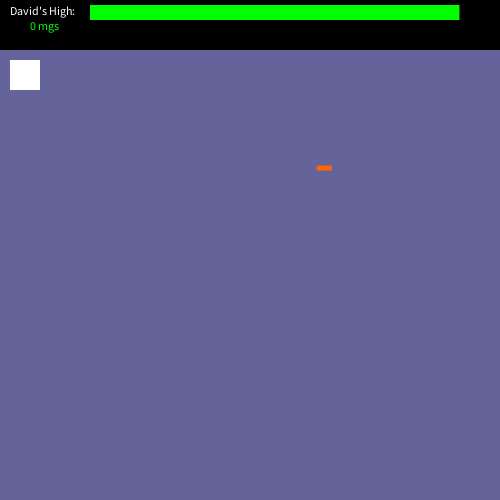
Frame 1 (no input)
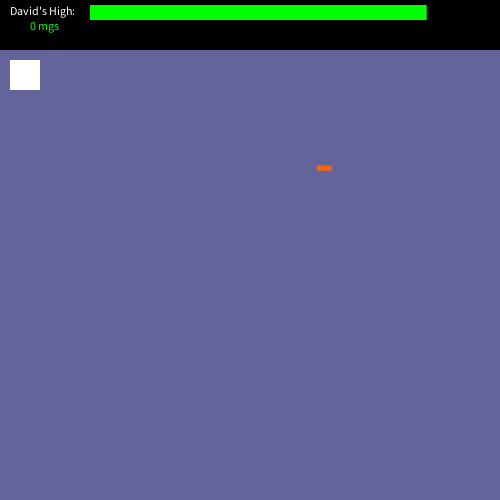
Frame 60 (the mouse pressed at the canvas centre just before this capture)
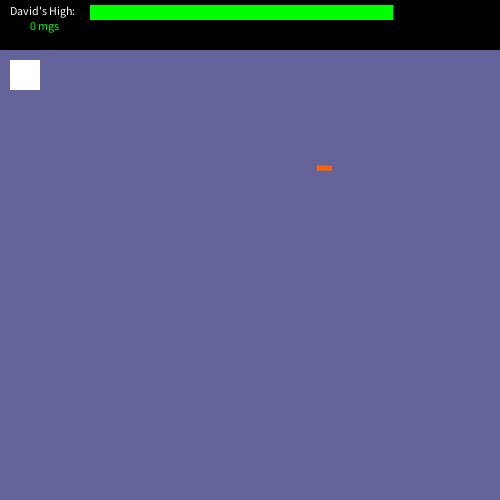
Frame 120 (the mouse held since frame 60 and released just before this capture)

The Processing sketch that drew these frames (run headless with seeded random() and noise(); from frame 60 on, the mouse is pressed at the canvas centre):

// Processing sketch: processing_155480
// ── processing_155480.pde

ArrayList<Pills> pills;

Player player;
int mG;
int alpha;

void setup(){
  noStroke();
  mG = 0;
  alpha = 255;
  size(500,500);
  pills = new ArrayList<Pills>();
  pills.add(new Pills(random(0,width-10),random(50,height-5)));
  player = new Player();
}

void draw(){
  if (player.getLife() > 0)
  {
    fill(100,100,155,alpha);
    rect(0,0,width,height);
    player.update();
    pills.get(0).update();
    if (pills.get(0).collide()){
      mG+=5;
      pills.remove(0);
      alpha-=20;
      if (alpha<10)
        alpha =10;
      pills.add(new Pills(random(0,width-10),random(50,height-5)));
      player.giveLife(20);
      player.decreaseSpeed();
    }
    meter();
  }
  
  else
  {
    fill(0);
    rect(0,0,width,height);
    textSize(18);
    fill(255);
    alpha = 255;
    text("You crashed. \nThere is no winning.\nPlease stop. \n(or hit space)",width/2-60,height/2-40);
    if (keys[4])
      player.reset();
  }
  
}

void meter(){
  fill(0);
  rect(0,0,width,50);
  fill(255);
  textSize(12);
  text("David's High: ", 10,15);
  fill(0,255,0);
  if (player.getLife() < 50)
    fill(255,255,0);
  if (player.getLife() < 20)
    fill(255,0,0);
  rect(90,5,player.getLife()*3.7,15);
  text(mG+" mgs", 30,30);
}

class Pills{
  Pills(float x, float y){
    this.x = x;
    this.y = y;
  }
  
  void update()
  {
    fill(255,102,0);
    rect(x,y,15,5);
  }
  
  float getX(){
    return x;
  }
  
  float getY(){
    return y;
  }
  
  boolean collide(){
    if ((x < player.getX()+30 && x > player.getX())
    && (y < player.getY()+30 && y > player.getY()))
    return true;
    else return false;
  }
  
  private float x,y;
}
class Player{
  Player()
  {
    life = 100;
    x = 10;
    y = 60;
    speed = 2.5;
  }
  
  void update()
  {
    rectMode(CORNER);
    fill(255);
    rect(x,y,30,30);
    life-=.15;
    move();
  }
  
  void move()
  {
    if (keys[0])
      x-=speed;
    if (keys[1])
      y-=speed;
    if (keys[2])
      x+=speed;
    if (keys[3])
      y+=speed;
  }
  
  void giveLife(float health)
  {
    life+= health;
    if (life > 100)
      life = 100;
  }
  
  float getLife()
  {
    return life;
  }
  
  float getX()
  {
    return x;
  }
  
  float getY()
  {
    return y;
  }
  
  void decreaseSpeed()
  {
    speed-=.15;
    if (speed < 1)
      speed = 1;
  }
  
  void reset()
  {
    life = 100;
    mG = 0;
    speed = 2.5;
  }
  
  
  
  private float x,y;
  private float speed;
  private float life;
}
boolean[] keys = new boolean[5];

void keyPressed()
{
  print(keyCode);
  if (keyCode == 37)
    keys[0] = true;
  if (keyCode == 38)
    keys[1] = true;
  if (keyCode == 39)
    keys[2] = true;
  if (keyCode == 40)
    keys[3] = true;
  if (keyCode == 32)
    keys[4] = true;
  
}

void keyReleased()
{
   if (keyCode == 37)
    keys[0] = false;
  if (keyCode == 38)
    keys[1] = false;
  if (keyCode == 39)
    keys[2] = false;
  if (keyCode == 40)
    keys[3] = false;
  if (keyCode == 32)
    keys[4] = false;
  
}
